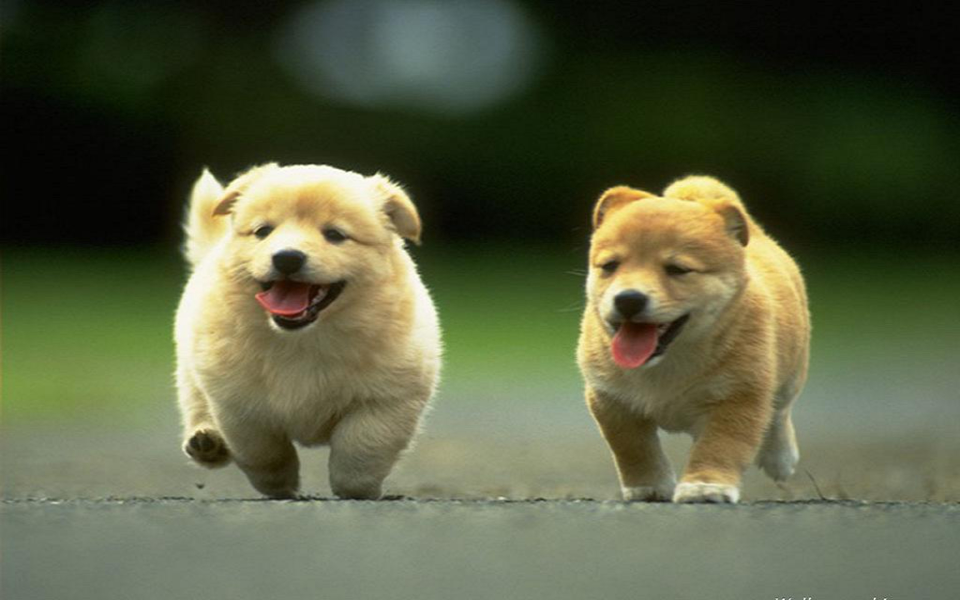
#> input picture img.jpg, 1920 x 1200 px (shown at 1/2 size)
$ python main.py
#> lines starting #> are read from the running program, lines starting #| are printed output that depends on the picture
import cv2

if __name__ == '__main__':

    cv2.setUseOptimized(True)
    cv2.setNumThreads(4)

    im = cv2.imread("img.jpg")
#> im is the input picture: shape (1200, 1920, 3); mean B, G, R 66.5, 94.7, 88.7
    # resize image
    newHeight = 200
    newWidth = int(im.shape[1] * 200 / im.shape[0])
#> newWidth = 320
    im = cv2.resize(im, (newWidth, newHeight))
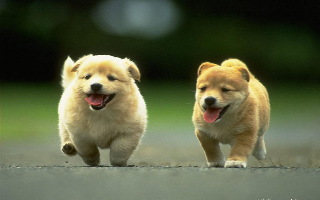
#> im: shape (200, 320, 3); mean B, G, R 66.7, 94.8, 88.9

    ss = cv2.ximgproc.segmentation.createSelectiveSearchSegmentation()

    ss.setBaseImage(im)

    ss.switchToSelectiveSearchFast()
    # ss.switchToSelectiveSearchQuality()

    rects = ss.process()
    print('Total Number of Region Proposals: {}'.format(len(rects)))

    numShowRects = 100
    increment = 50

    while True:
        imOut = im.copy()

        for i, rect in enumerate(rects):

            if i < numShowRects:
                x, y, w, h = rect
                cv2.rectangle(imOut, (x, y), (x + w, y + h), (0, 255, 0), 1, cv2.LINE_AA)
            else:
                break
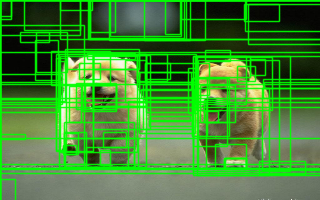
#> imOut: shape (200, 320, 3); mean B, G, R 49.5, 137.5, 64.7

        cv2.imshow("Output", imOut)
        cv2.imwrite("output.png", imOut)

        k = cv2.waitKey(0) & 0xFF
#> (key Esc is pressed here)

        if k == 109:
            # increase total number of rectangles to show by increment
            numShowRects += increment
        # l is pressed
        elif k == 108 and numShowRects > increment:
            # decrease total number of rectangles to show by increment
            numShowRects -= increment
        # q is pressed
        elif k == 113:
            break
    cv2.destroyAllWindows()
